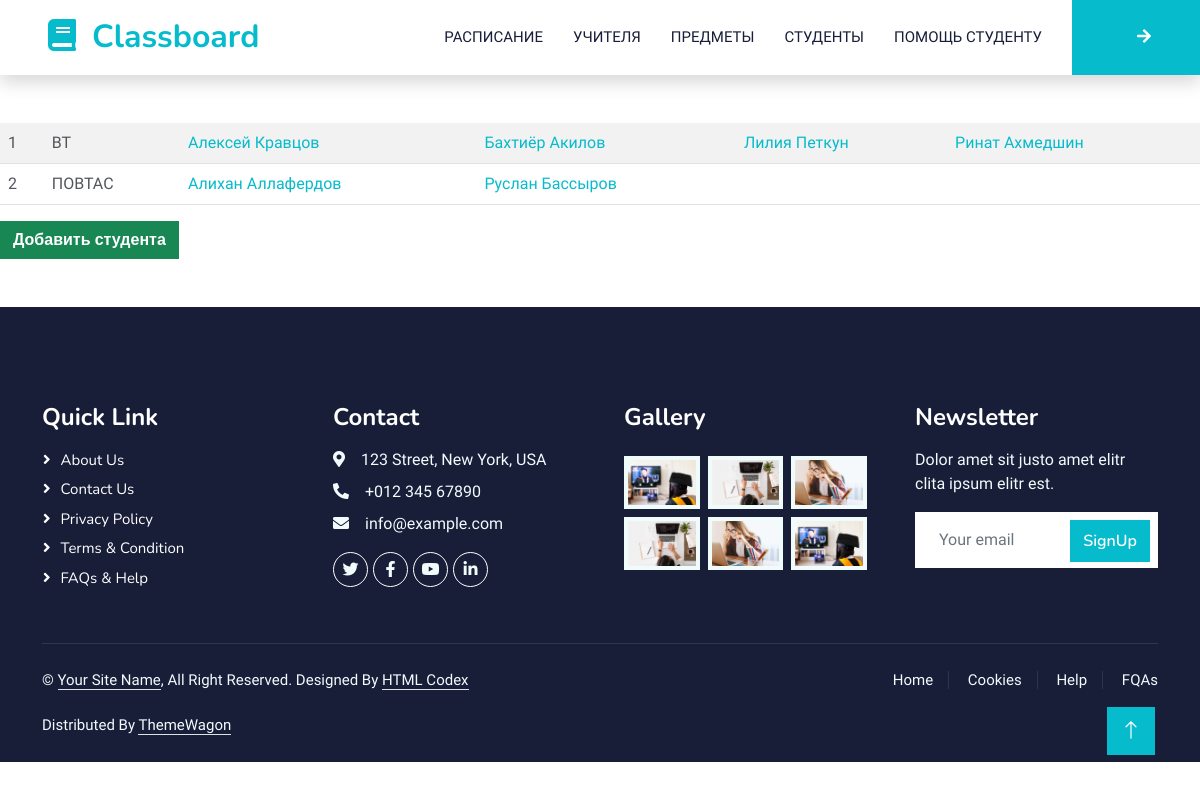
The page /students/ on the database its author committed.
### students/models.py (models this page shows)
class Group(models.Model):
    name = models.CharField(
        verbose_name="Группа", max_length=100, blank=True, null=True
    )
    class Meta:
        verbose_name = "Группа"
        verbose_name_plural = "Группы"
        ordering = ["name"]
    def __str__(self) -> str:
        return f"{self.name}"

class Student(PersonAbstract):
    group = models.ForeignKey(
        verbose_name="Группа",
        to="Group",
        on_delete=models.CASCADE,
        related_name="student_group",
    )
    on_subject = models.ManyToManyField(
        verbose_name="Предмет", to="subjects.Subject", related_name="student_subject"
    )
    class Meta:
        verbose_name = "Студент"
        verbose_name_plural = "Студенты"
        ordering = ["first_name", "last_name"]

### students/views.py (the view)
# urls.py: path('', students_view, name='students_view'),
def students_view(request, pk=None) -> render:
    template_ = "students_all.html"
    if pk:
        template_ = "student_detail.html"
        student = get_object_or_404(Student, pk=pk)
        context = {"student": student}
    else:
        groups = Group.objects.all()
        students = Student.objects.select_related("group").all()
        max_cols = 0
        for group_item in groups:
            students_len = len(Student.objects.select_related('group').filter(Q(group=group_item.pk)))
            if max_cols < students_len:
                max_cols = students_len
        context = {
            "students": students,
            "groups": groups,
            "max_cols": max_cols,
        }
    return render(request=request, template_name=template_, context=context)

### students/templates/students_all.html (shortened to what this page needs)
{% extends 'layout/base.html' %}
{% load custom_template_tags %}
{% block content %}
<table class="table table-striped container-fluid mt-5">
  {% for group in groups %}
  <tr>
    <td>{{ forloop.counter }}</td>
    <td>{{ group }}</td>
    {% for student in group.student_group.all %}
        <td>
            <a href="{% url 'students_view' student.pk %}">
                {{ student.first_name }} {{ student.last_name }}
            </a>
        </td>
    {% endfor %}
    {% for student in group.student_group.all %}
        {% if max_cols > group.student_group.all|length %}
            <td></td>
        {% endif %}
    {% endfor %}
  </tr>
  {% endfor %}
</table>
<div class="row">
    <div class="col-12">
        <a class="btn btn-success" href="{% url 'student_add' %}">Добавить студента</a>
    </div>
</div>
{% endblock content %}

### static/css/style.css (style rules this page uses)
:root { --primary: #06BBCC; --light: #F0FBFC; --dark: #181d38; }
.btn { font-family: 'Nunito', sans-serif; font-weight: 600; transition: .5s; }

### rows shown on the page
Group: name "ВТ"
Student: first_name "Алексей", last_name "Кравцов"
Student: first_name "Бахтиёр", last_name "Акилов"
Student: first_name "Лилия", last_name "Петкун"
Student: first_name "Ринат", last_name "Ахмедшин"
Group: name "ПОВТАС"
Student: first_name "Алихан", last_name "Аллафердов"
Student: first_name "Руслан", last_name "Бассыров"
